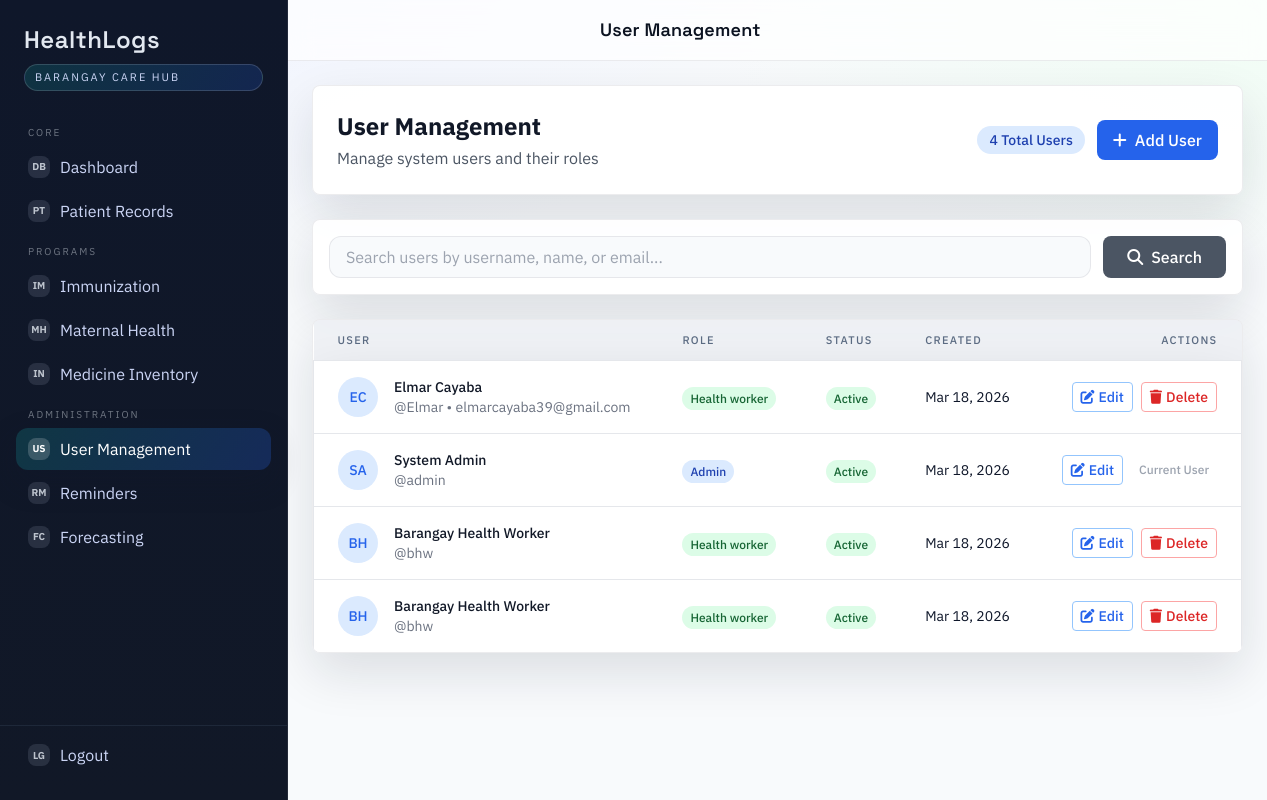
The app's page /public/users.php (signed in) with its own data.
### tables this page shows
CREATE TABLE `users` (
  `id` int(10) UNSIGNED NOT NULL,
  `role_id` int(10) UNSIGNED NOT NULL,
  `username` varchar(50) NOT NULL,
  `password_hash` varchar(255) NOT NULL,
  `full_name` varchar(120) NOT NULL,
  `email` varchar(120) DEFAULT NULL,
  `phone` varchar(30) DEFAULT NULL,
  `status` enum('active','inactive') NOT NULL DEFAULT 'active',
  `created_at` datetime NOT NULL DEFAULT current_timestamp(),
  `updated_at` datetime DEFAULT NULL ON UPDATE current_timestamp()
);

CREATE TABLE `roles` (
  `id` int(10) UNSIGNED NOT NULL,
  `name` varchar(50) NOT NULL
);

### public/partials/bootstrap.php (called while the page is built, shortened)
<?php
if (!function_exists('h')) {
    function h($value): string {
        return htmlspecialchars((string)$value, ENT_QUOTES, 'UTF-8');
    }
}

### public/users.php (the view, shortened to what this page needs)
<?php
require __DIR__ . '/partials/bootstrap.php';
require __DIR__ . '/partials/header.php';
$search = $_GET['search'] ?? '';
$page = (int)($_GET['page'] ?? 1);
$limit = 20;
$offset = ($page - 1) * $limit;
$searchWhere = '';
$searchParams = [];
$countSql = "SELECT COUNT(*) as total FROM users u $searchWhere";
$countStmt = $pdo->prepare($countSql);
$countStmt->execute($searchParams);
$totalRecords = $countStmt->fetch()['total'];
$sql = "SELECT u.*, r.name as role_name
        FROM users u
        LEFT JOIN roles r ON u.role_id = r.id
        $searchWhere
        ORDER BY u.created_at DESC
        LIMIT $limit OFFSET $offset";
$stmt = $pdo->prepare($sql);
$stmt->execute($searchParams);
$users = $stmt->fetchAll();
?>
<div class="flex flex-col gap-6">
    <div class="bg-white p-6 rounded-lg shadow">
        <div class="flex flex-col gap-4 md:flex-row md:items-center md:justify-between">
            <div>
                <h1 class="text-2xl font-bold text-gray-900">User Management</h1>
                <p class="text-gray-600 mt-1">Manage system users and their roles</p>
            </div>
            <div class="flex items-center gap-3">
                <span class="px-3 py-1 bg-blue-100 text-blue-800 rounded-full text-sm font-medium">
                    <?= $totalRecords ?> Total Users
                </span>
                <a href="/HealthLogs/public/users/form.php"
                   class="bg-blue-600 hover:bg-blue-700 text-white px-4 py-2 rounded-lg font-medium transition-colors">
                    <i class="fas fa-plus mr-2"></i>Add User
                </a>
            </div>
        </div>
    </div>
    <div class="bg-white p-4 rounded-lg shadow">
        <form method="GET" class="flex gap-3">
            <div class="flex-1">
                <input type="text"
                       name="search"
                       value="<?= h($search) ?>"
                       placeholder="Search users by username, name, or email..."
                       class="w-full px-4 py-2 border border-gray-300 rounded-lg focus:ring-2 focus:ring-blue-500 focus:border-blue-500">
            </div>
            <button type="submit"
                    class="bg-gray-600 hover:bg-gray-700 text-white px-6 py-2 rounded-lg font-medium transition-colors">
                <i class="fas fa-search mr-2"></i>Search
            </button>
        </form>
    </div>
    <div class="bg-white rounded-lg shadow overflow-hidden">
        <div class="overflow-x-auto">
            <table class="min-w-full divide-y divide-gray-200">
                <thead class="bg-gray-50">
                    <tr>
                        <th class="px-6 py-3 text-left text-xs font-medium text-gray-500 uppercase tracking-wider">User</th>
                        <th class="px-6 py-3 text-left text-xs font-medium text-gray-500 uppercase tracking-wider">Role</th>
                        <th class="px-6 py-3 text-left text-xs font-medium text-gray-500 uppercase tracking-wider">Status</th>
                        <th class="px-6 py-3 text-left text-xs font-medium text-gray-500 uppercase tracking-wider">Created</th>
                        <th class="px-6 py-3 text-right text-xs font-medium text-gray-500 uppercase tracking-wider">Actions</th>
                    </tr>
                </thead>
                <tbody class="bg-white divide-y divide-gray-200">
                    <?php if (empty($users)): ?>
                        <tr>
                            <td colspan="5" class="px-6 py-8 text-center text-gray-500">
                                <i class="fas fa-users text-4xl mb-3 text-gray-300"></i>
                                <p class="text-lg font-medium">No users found</p>
                                <p class="text-sm">
                                    <?= $search ? 'Try adjusting your search criteria' : 'Start by adding your first user' ?>
                                </p>
                            </td>
                        </tr>
                    <?php else: ?>
                        <?php foreach ($users as $user): ?>
                            <tr class="hover:bg-gray-50">
                                <td class="px-6 py-4 whitespace-nowrap">
                                    <div class="flex items-center">
                                        <div class="flex-shrink-0 h-10 w-10">
                                            <div class="h-10 w-10 rounded-full bg-blue-100 flex items-center justify-center">
                                                <span class="text-blue-600 font-medium text-sm">
                                                    <?php
                                                    $nameParts = explode(' ', trim($user['full_name'] ?? ''));
                                                    $initials = '';
                                                    if (count($nameParts) >= 2) {
                                                        $initials = strtoupper(substr($nameParts[0], 0, 1) . substr($nameParts[1], 0, 1));
                                                    } else {
                                                        $initials = strtoupper(substr($nameParts[0] ?? 'U', 0, 2));
                                                    }
                                                    echo $initials;
                                                    ?>
                                                </span>
                                            </div>
                                        </div>
                                        <div class="ml-4">
                                            <div class="text-sm font-medium text-gray-900">
                                                <?= h($user['full_name'] ?? 'Unknown User') ?>
                                            </div>
                                            <div class="text-sm text-gray-500">
                                                @<?= h($user['username']) ?>
                                                <?php if ($user['email']): ?>
                                                    • <?= h($user['email']) ?>
                                                <?php endif; ?>
                                            </div>
                                        </div>
                                    </div>
                                </td>
                                <td class="px-6 py-4 whitespace-nowrap">
                                    <?php
                                    $roleColors = [
                                        'admin' => 'bg-blue-100 text-blue-800',
                                        'health_worker' => 'bg-green-100 text-green-800'
                                    ];
                                    $roleColor = $roleColors[$user['role_name']] ?? 'bg-gray-100 text-gray-800';
                                    ?>
                                    <span class="px-2 py-1 text-xs font-medium rounded-full <?= $roleColor ?>">
                                        <?= h(ucfirst(str_replace('_', ' ', $user['role_name']))) ?>
                                    </span>
                                </td>
                                <td class="px-6 py-4 whitespace-nowrap">
                                    <?php if ($user['status'] === 'active'): ?>
                                        <span class="px-2 py-1 text-xs font-medium rounded-full bg-green-100 text-green-800">
                                            Active
                                        </span>
                                    <?php else: ?>
                                        <span class="px-2 py-1 text-xs font-medium rounded-full bg-red-100 text-red-800">
                                            Inactive
                                        </span>
                                    <?php endif; ?>
                                </td>
                                <td class="px-6 py-4 whitespace-nowrap text-sm text-gray-500">
                                    <?= date('M j, Y', strtotime($user['created_at'])) ?>
                                </td>
                                <td class="px-6 py-4 whitespace-nowrap text-right text-sm font-medium">
                                    <div class="flex items-center justify-end gap-2">
                                        <a href="/HealthLogs/public/users/form.php?id=<?= $user['id'] ?>"
                                           class="text-blue-600 hover:text-blue-900 transition-colors px-2 py-1 border border-blue-300 rounded hover:bg-blue-50"
                                           title="Edit User">
                                            <i class="fas fa-edit mr-1"></i>Edit
                                        </a>
                                        <?php if ($user['id'] != $_SESSION['user_id']): ?>
                                            <button onclick="deleteUser(<?= $user['id'] ?>, '<?= h($user['username']) ?>')"
                                                    class="text-red-600 hover:text-red-900 transition-colors px-2 py-1 border border-red-300 rounded hover:bg-red-50"
                                                    title="Delete User">
                                                <i class="fas fa-trash mr-1"></i>Delete
                                            </button>
                                        <?php else: ?>
                                            <span class="text-gray-400 px-2 py-1 text-xs">Current User</span>
                                        <?php endif; ?>
                                    </div>
                                </td>
                            </tr>
                        <?php endforeach; ?>
                    <?php endif; ?>
                </tbody>
            </table>
        </div>
    </div>
</div>
<?php require __DIR__ . '/partials/footer.php'; ?>

### records on screen
users: full_name "EC", full_name "Elmar Cayaba", username "Elmar", email "elmarcayaba39@gmail.com", role.name "Health worker", status "Active", created_at "Mar 18, 2026"
users: full_name "SA", full_name "System Admin", username "admin", role.name "Admin", status "Active", created_at "Mar 18, 2026", shows "Current User"
users: full_name "BH", full_name "Barangay Health Worker", username "bhw", role.name "Health worker", status "Active", created_at "Mar 18, 2026"
users: full_name "BH", full_name "Barangay Health Worker", username "bhw", role.name "Health worker", status "Active", created_at "Mar 18, 2026"

### other values on screen
$pageTitle "User Management"
$totalRecords "4"
